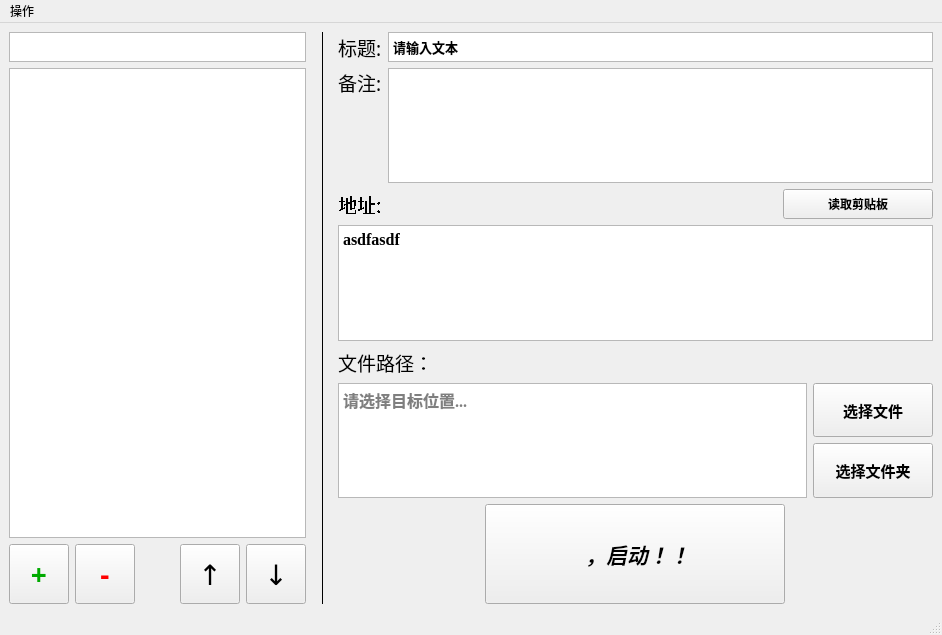
<?xml version="1.0" encoding="UTF-8"?>
<ui version="4.0">
 <class>MainWindow</class>
 <widget class="QMainWindow" name="MainWindow">
  <property name="windowModality">
   <enum>Qt::WindowModality::NonModal</enum>
  </property>
  <property name="geometry">
   <rect>
    <x>0</x>
    <y>0</y>
    <width>942</width>
    <height>635</height>
   </rect>
  </property>
  <property name="sizePolicy">
   <sizepolicy hsizetype="Expanding" vsizetype="Expanding">
    <horstretch>0</horstretch>
    <verstretch>0</verstretch>
   </sizepolicy>
  </property>
  <property name="maximumSize">
   <size>
    <width>999999</width>
    <height>16777215</height>
   </size>
  </property>
  <property name="sizeIncrement">
   <size>
    <width>5</width>
    <height>5</height>
   </size>
  </property>
  <property name="baseSize">
   <size>
    <width>720</width>
    <height>540</height>
   </size>
  </property>
  <property name="windowTitle">
   <string>Pillowe's Toolkit</string>
  </property>
  <property name="windowIcon">
   <iconset>
    <normaloff>E:/icon.ico</normaloff>E:/icon.ico</iconset>
  </property>
  <property name="windowOpacity">
   <double>1.000000000000000</double>
  </property>
  <widget class="QWidget" name="centralwidget">
   <property name="enabled">
    <bool>true</bool>
   </property>
   <property name="autoFillBackground">
    <bool>false</bool>
   </property>
   <layout class="QHBoxLayout" name="horizontalLayout_3" stretch="1,0,2">
    <item>
     <layout class="QVBoxLayout" name="verticalLayout">
      <item>
       <widget class="QPlainTextEdit" name="search">
        <property name="sizePolicy">
         <sizepolicy hsizetype="Expanding" vsizetype="Preferred">
          <horstretch>0</horstretch>
          <verstretch>0</verstretch>
         </sizepolicy>
        </property>
        <property name="minimumSize">
         <size>
          <width>0</width>
          <height>0</height>
         </size>
        </property>
        <property name="maximumSize">
         <size>
          <width>16777215</width>
          <height>30</height>
         </size>
        </property>
        <property name="font">
         <font>
          <family>宋体</family>
          <pointsize>10</pointsize>
          <italic>true</italic>
         </font>
        </property>
        <property name="layoutDirection">
         <enum>Qt::LayoutDirection::RightToLeft</enum>
        </property>
        <property name="frameShape">
         <enum>QFrame::Shape::StyledPanel</enum>
        </property>
        <property name="verticalScrollBarPolicy">
         <enum>Qt::ScrollBarPolicy::ScrollBarAlwaysOff</enum>
        </property>
        <property name="sizeAdjustPolicy">
         <enum>QAbstractScrollArea::SizeAdjustPolicy::AdjustToContents</enum>
        </property>
        <property name="lineWrapMode">
         <enum>QPlainTextEdit::LineWrapMode::NoWrap</enum>
        </property>
        <property name="plainText">
         <string/>
        </property>
        <property name="placeholderText">
         <string>搜索...</string>
        </property>
       </widget>
      </item>
      <item>
       <widget class="QListView" name="itemlist">
        <property name="sizePolicy">
         <sizepolicy hsizetype="MinimumExpanding" vsizetype="Expanding">
          <horstretch>0</horstretch>
          <verstretch>0</verstretch>
         </sizepolicy>
        </property>
        <property name="minimumSize">
         <size>
          <width>200</width>
          <height>0</height>
         </size>
        </property>
        <property name="font">
         <font>
          <family>Microsoft YaHei</family>
          <pointsize>12</pointsize>
          <bold>true</bold>
          <stylestrategy>PreferAntialias</stylestrategy>
         </font>
        </property>
        <property name="acceptDrops">
         <bool>true</bool>
        </property>
        <property name="layoutDirection">
         <enum>Qt::LayoutDirection::LeftToRight</enum>
        </property>
        <property name="autoFillBackground">
         <bool>false</bool>
        </property>
        <property name="frameShadow">
         <enum>QFrame::Shadow::Plain</enum>
        </property>
        <property name="verticalScrollBarPolicy">
         <enum>Qt::ScrollBarPolicy::ScrollBarAsNeeded</enum>
        </property>
        <property name="autoScroll">
         <bool>true</bool>
        </property>
        <property name="editTriggers">
         <set>QAbstractItemView::EditTrigger::DoubleClicked|QAbstractItemView::EditTrigger::EditKeyPressed</set>
        </property>
        <property name="showDropIndicator" stdset="0">
         <bool>true</bool>
        </property>
        <property name="dragEnabled">
         <bool>true</bool>
        </property>
        <property name="dragDropOverwriteMode">
         <bool>false</bool>
        </property>
        <property name="dragDropMode">
         <enum>QAbstractItemView::DragDropMode::InternalMove</enum>
        </property>
        <property name="defaultDropAction">
         <enum>Qt::DropAction::MoveAction</enum>
        </property>
        <property name="alternatingRowColors">
         <bool>true</bool>
        </property>
        <property name="selectionMode">
         <enum>QAbstractItemView::SelectionMode::SingleSelection</enum>
        </property>
        <property name="iconSize">
         <size>
          <width>30</width>
          <height>30</height>
         </size>
        </property>
        <property name="textElideMode">
         <enum>Qt::TextElideMode::ElideRight</enum>
        </property>
        <property name="verticalScrollMode">
         <enum>QAbstractItemView::ScrollMode::ScrollPerPixel</enum>
        </property>
        <property name="horizontalScrollMode">
         <enum>QAbstractItemView::ScrollMode::ScrollPerPixel</enum>
        </property>
        <property name="movement">
         <enum>QListView::Movement::Snap</enum>
        </property>
        <property name="resizeMode">
         <enum>QListView::ResizeMode::Adjust</enum>
        </property>
        <property name="layoutMode">
         <enum>QListView::LayoutMode::SinglePass</enum>
        </property>
        <property name="batchSize">
         <number>100</number>
        </property>
        <property name="wordWrap">
         <bool>false</bool>
        </property>
       </widget>
      </item>
      <item>
       <layout class="QHBoxLayout" name="horizontalLayout" stretch="1,1,6,1,1">
        <item>
         <widget class="QPushButton" name="appendbtn">
          <property name="sizePolicy">
           <sizepolicy hsizetype="Preferred" vsizetype="Fixed">
            <horstretch>0</horstretch>
            <verstretch>0</verstretch>
           </sizepolicy>
          </property>
          <property name="maximumSize">
           <size>
            <width>60</width>
            <height>60</height>
           </size>
          </property>
          <property name="palette">
           <palette>
            <active>
             <colorrole role="Text">
              <brush brushstyle="SolidPattern">
               <color alpha="255">
                <red>0</red>
                <green>170</green>
                <blue>0</blue>
               </color>
              </brush>
             </colorrole>
             <colorrole role="ButtonText">
              <brush brushstyle="SolidPattern">
               <color alpha="255">
                <red>0</red>
                <green>170</green>
                <blue>0</blue>
               </color>
              </brush>
             </colorrole>
             <colorrole role="PlaceholderText">
              <brush brushstyle="SolidPattern">
               <color alpha="128">
                <red>0</red>
                <green>170</green>
                <blue>0</blue>
               </color>
              </brush>
             </colorrole>
            </active>
            <inactive>
             <colorrole role="Text">
              <brush brushstyle="SolidPattern">
               <color alpha="255">
                <red>0</red>
                <green>170</green>
                <blue>0</blue>
               </color>
              </brush>
             </colorrole>
             <colorrole role="ButtonText">
              <brush brushstyle="SolidPattern">
               <color alpha="255">
                <red>0</red>
                <green>170</green>
                <blue>0</blue>
               </color>
              </brush>
             </colorrole>
             <colorrole role="PlaceholderText">
              <brush brushstyle="SolidPattern">
               <color alpha="128">
                <red>0</red>
                <green>170</green>
                <blue>0</blue>
               </color>
              </brush>
             </colorrole>
            </inactive>
            <disabled>
             <colorrole role="Text">
              <brush brushstyle="SolidPattern">
               <color alpha="255">
                <red>120</red>
                <green>120</green>
                <blue>120</blue>
               </color>
              </brush>
             </colorrole>
             <colorrole role="ButtonText">
              <brush brushstyle="SolidPattern">
               <color alpha="255">
                <red>120</red>
                <green>120</green>
                <blue>120</blue>
               </color>
              </brush>
             </colorrole>
             <colorrole role="PlaceholderText">
              <brush brushstyle="SolidPattern">
               <color alpha="128">
                <red>0</red>
                <green>0</green>
                <blue>0</blue>
               </color>
              </brush>
             </colorrole>
            </disabled>
           </palette>
          </property>
          <property name="font">
           <font>
            <family>宋体</family>
            <pointsize>21</pointsize>
            <bold>true</bold>
           </font>
          </property>
          <property name="tabletTracking">
           <bool>true</bool>
          </property>
          <property name="text">
           <string>+</string>
          </property>
         </widget>
        </item>
        <item>
         <widget class="QPushButton" name="removebtn">
          <property name="sizePolicy">
           <sizepolicy hsizetype="Preferred" vsizetype="Fixed">
            <horstretch>0</horstretch>
            <verstretch>0</verstretch>
           </sizepolicy>
          </property>
          <property name="maximumSize">
           <size>
            <width>60</width>
            <height>60</height>
           </size>
          </property>
          <property name="palette">
           <palette>
            <active>
             <colorrole role="ButtonText">
              <brush brushstyle="SolidPattern">
               <color alpha="255">
                <red>255</red>
                <green>0</green>
                <blue>0</blue>
               </color>
              </brush>
             </colorrole>
            </active>
            <inactive>
             <colorrole role="ButtonText">
              <brush brushstyle="SolidPattern">
               <color alpha="255">
                <red>255</red>
                <green>0</green>
                <blue>0</blue>
               </color>
              </brush>
             </colorrole>
            </inactive>
            <disabled>
             <colorrole role="ButtonText">
              <brush brushstyle="SolidPattern">
               <color alpha="255">
                <red>120</red>
                <green>120</green>
                <blue>120</blue>
               </color>
              </brush>
             </colorrole>
            </disabled>
           </palette>
          </property>
          <property name="font">
           <font>
            <family>宋体</family>
            <pointsize>21</pointsize>
            <bold>true</bold>
           </font>
          </property>
          <property name="tabletTracking">
           <bool>true</bool>
          </property>
          <property name="text">
           <string>-</string>
          </property>
          <property name="shortcut">
           <string>Del</string>
          </property>
         </widget>
        </item>
        <item>
         <spacer name="verticalSpacer_2">
          <property name="orientation">
           <enum>Qt::Orientation::Horizontal</enum>
          </property>
          <property name="sizeType">
           <enum>QSizePolicy::Policy::Expanding</enum>
          </property>
          <property name="sizeHint" stdset="0">
           <size>
            <width>100</width>
            <height>60</height>
           </size>
          </property>
         </spacer>
        </item>
        <item>
         <widget class="QPushButton" name="upbtn">
          <property name="sizePolicy">
           <sizepolicy hsizetype="Preferred" vsizetype="Fixed">
            <horstretch>0</horstretch>
            <verstretch>0</verstretch>
           </sizepolicy>
          </property>
          <property name="maximumSize">
           <size>
            <width>60</width>
            <height>60</height>
           </size>
          </property>
          <property name="font">
           <font>
            <family>宋体</family>
            <pointsize>21</pointsize>
           </font>
          </property>
          <property name="text">
           <string>↑</string>
          </property>
         </widget>
        </item>
        <item>
         <widget class="QPushButton" name="downbtn">
          <property name="sizePolicy">
           <sizepolicy hsizetype="Preferred" vsizetype="Fixed">
            <horstretch>0</horstretch>
            <verstretch>0</verstretch>
           </sizepolicy>
          </property>
          <property name="maximumSize">
           <size>
            <width>60</width>
            <height>60</height>
           </size>
          </property>
          <property name="font">
           <font>
            <family>宋体</family>
            <pointsize>21</pointsize>
           </font>
          </property>
          <property name="text">
           <string>↓</string>
          </property>
         </widget>
        </item>
       </layout>
      </item>
     </layout>
    </item>
    <item alignment="Qt::AlignmentFlag::AlignHCenter">
     <widget class="Line" name="line">
      <property name="minimumSize">
       <size>
        <width>20</width>
        <height>0</height>
       </size>
      </property>
      <property name="frameShadow">
       <enum>QFrame::Shadow::Plain</enum>
      </property>
      <property name="midLineWidth">
       <number>0</number>
      </property>
      <property name="orientation">
       <enum>Qt::Orientation::Vertical</enum>
      </property>
     </widget>
    </item>
    <item>
     <layout class="QVBoxLayout" name="verticalLayout_2">
      <item>
       <layout class="QHBoxLayout" name="horizontalLayout_2">
        <item>
         <widget class="QLabel" name="label_3">
          <property name="sizePolicy">
           <sizepolicy hsizetype="Maximum" vsizetype="Maximum">
            <horstretch>0</horstretch>
            <verstretch>0</verstretch>
           </sizepolicy>
          </property>
          <property name="maximumSize">
           <size>
            <width>16777215</width>
            <height>40</height>
           </size>
          </property>
          <property name="font">
           <font>
            <family>Microsoft YaHei</family>
            <pointsize>14</pointsize>
            <stylestrategy>PreferAntialias</stylestrategy>
           </font>
          </property>
          <property name="text">
           <string>标题:</string>
          </property>
         </widget>
        </item>
        <item>
         <widget class="QPlainTextEdit" name="titleinput">
          <property name="sizePolicy">
           <sizepolicy hsizetype="Expanding" vsizetype="Minimum">
            <horstretch>0</horstretch>
            <verstretch>0</verstretch>
           </sizepolicy>
          </property>
          <property name="minimumSize">
           <size>
            <width>0</width>
            <height>30</height>
           </size>
          </property>
          <property name="maximumSize">
           <size>
            <width>16777215</width>
            <height>50</height>
           </size>
          </property>
          <property name="font">
           <font>
            <family>Microsoft YaHei</family>
            <pointsize>10</pointsize>
            <bold>true</bold>
            <stylestrategy>PreferAntialias</stylestrategy>
           </font>
          </property>
          <property name="tabletTracking">
           <bool>true</bool>
          </property>
          <property name="focusPolicy">
           <enum>Qt::FocusPolicy::StrongFocus</enum>
          </property>
          <property name="acceptDrops">
           <bool>true</bool>
          </property>
          <property name="inputMethodHints">
           <set>Qt::InputMethodHint::ImhMultiLine</set>
          </property>
          <property name="frameShape">
           <enum>QFrame::Shape::StyledPanel</enum>
          </property>
          <property name="frameShadow">
           <enum>QFrame::Shadow::Plain</enum>
          </property>
          <property name="lineWidth">
           <number>0</number>
          </property>
          <property name="midLineWidth">
           <number>0</number>
          </property>
          <property name="verticalScrollBarPolicy">
           <enum>Qt::ScrollBarPolicy::ScrollBarAlwaysOff</enum>
          </property>
          <property name="tabChangesFocus">
           <bool>true</bool>
          </property>
          <property name="lineWrapMode">
           <enum>QPlainTextEdit::LineWrapMode::NoWrap</enum>
          </property>
          <property name="readOnly">
           <bool>false</bool>
          </property>
          <property name="plainText">
           <string>请输入文本</string>
          </property>
          <property name="backgroundVisible">
           <bool>false</bool>
          </property>
          <property name="placeholderText">
           <string>可输入标题...</string>
          </property>
         </widget>
        </item>
       </layout>
      </item>
      <item>
       <layout class="QHBoxLayout" name="horizontalLayout_5">
        <item alignment="Qt::AlignmentFlag::AlignTop">
         <widget class="QLabel" name="label_13">
          <property name="sizePolicy">
           <sizepolicy hsizetype="Maximum" vsizetype="Maximum">
            <horstretch>0</horstretch>
            <verstretch>0</verstretch>
           </sizepolicy>
          </property>
          <property name="maximumSize">
           <size>
            <width>16777215</width>
            <height>40</height>
           </size>
          </property>
          <property name="font">
           <font>
            <family>Microsoft YaHei</family>
            <pointsize>14</pointsize>
            <stylestrategy>PreferAntialias</stylestrategy>
           </font>
          </property>
          <property name="text">
           <string>备注:</string>
          </property>
         </widget>
        </item>
        <item>
         <widget class="QPlainTextEdit" name="noteinput">
          <property name="sizePolicy">
           <sizepolicy hsizetype="Expanding" vsizetype="Expanding">
            <horstretch>0</horstretch>
            <verstretch>0</verstretch>
           </sizepolicy>
          </property>
          <property name="minimumSize">
           <size>
            <width>0</width>
            <height>100</height>
           </size>
          </property>
          <property name="maximumSize">
           <size>
            <width>16777215</width>
            <height>200</height>
           </size>
          </property>
          <property name="font">
           <font>
            <family>Microsoft YaHei</family>
            <pointsize>10</pointsize>
            <italic>true</italic>
            <bold>true</bold>
            <stylestrategy>PreferAntialias</stylestrategy>
           </font>
          </property>
          <property name="tabletTracking">
           <bool>true</bool>
          </property>
          <property name="focusPolicy">
           <enum>Qt::FocusPolicy::StrongFocus</enum>
          </property>
          <property name="acceptDrops">
           <bool>true</bool>
          </property>
          <property name="inputMethodHints">
           <set>Qt::InputMethodHint::ImhMultiLine</set>
          </property>
          <property name="frameShape">
           <enum>QFrame::Shape::StyledPanel</enum>
          </property>
          <property name="frameShadow">
           <enum>QFrame::Shadow::Plain</enum>
          </property>
          <property name="verticalScrollBarPolicy">
           <enum>Qt::ScrollBarPolicy::ScrollBarAsNeeded</enum>
          </property>
          <property name="tabChangesFocus">
           <bool>true</bool>
          </property>
          <property name="lineWrapMode">
           <enum>QPlainTextEdit::LineWrapMode::NoWrap</enum>
          </property>
          <property name="readOnly">
           <bool>false</bool>
          </property>
          <property name="plainText">
           <string/>
          </property>
          <property name="backgroundVisible">
           <bool>false</bool>
          </property>
          <property name="placeholderText">
           <string>可输入备注...</string>
          </property>
         </widget>
        </item>
       </layout>
      </item>
      <item>
       <layout class="QGridLayout" name="gridLayout_2">
        <item row="1" column="0" rowspan="2" colspan="2">
         <widget class="QTextBrowser" name="sitelbl">
          <property name="enabled">
           <bool>true</bool>
          </property>
          <property name="sizePolicy">
           <sizepolicy hsizetype="Preferred" vsizetype="Preferred">
            <horstretch>0</horstretch>
            <verstretch>0</verstretch>
           </sizepolicy>
          </property>
          <property name="maximumSize">
           <size>
            <width>16777215</width>
            <height>20000</height>
           </size>
          </property>
          <property name="font">
           <font>
            <family>Times New Roman</family>
            <pointsize>12</pointsize>
            <bold>false</bold>
            <stylestrategy>PreferAntialias</stylestrategy>
           </font>
          </property>
          <property name="tabletTracking">
           <bool>true</bool>
          </property>
          <property name="frameShape">
           <enum>QFrame::Shape::StyledPanel</enum>
          </property>
          <property name="frameShadow">
           <enum>QFrame::Shadow::Plain</enum>
          </property>
          <property name="tabChangesFocus">
           <bool>true</bool>
          </property>
          <property name="html">
           <string>&lt;!DOCTYPE HTML PUBLIC &quot;-//W3C//DTD HTML 4.0//EN&quot; &quot;http://www.w3.org/TR/REC-html40/strict.dtd&quot;&gt;
&lt;html&gt;&lt;head&gt;&lt;meta name=&quot;qrichtext&quot; content=&quot;1&quot; /&gt;&lt;meta charset=&quot;utf-8&quot; /&gt;&lt;style type=&quot;text/css&quot;&gt;
p, li { white-space: pre-wrap; }
hr { height: 1px; border-width: 0; }
li.unchecked::marker { content: &quot;\2610&quot;; }
li.checked::marker { content: &quot;\2612&quot;; }
&lt;/style&gt;&lt;/head&gt;&lt;body style=&quot; font-family:'Times New Roman'; font-size:12pt; font-weight:400; font-style:normal;&quot;&gt;
&lt;p style=&quot; margin-top:0px; margin-bottom:0px; margin-left:0px; margin-right:0px; -qt-block-indent:0; text-indent:0px;&quot;&gt;&lt;span style=&quot; font-weight:700;&quot;&gt;asdfasdf&lt;/span&gt;&lt;/p&gt;&lt;/body&gt;&lt;/html&gt;</string>
          </property>
          <property name="overwriteMode">
           <bool>false</bool>
          </property>
          <property name="textInteractionFlags">
           <set>Qt::TextInteractionFlag::TextBrowserInteraction</set>
          </property>
          <property name="placeholderText">
           <string>复制该程序官网/文档等网址...</string>
          </property>
          <property name="openExternalLinks">
           <bool>true</bool>
          </property>
         </widget>
        </item>
        <item row="0" column="1">
         <widget class="QPushButton" name="pastebtn">
          <property name="sizePolicy">
           <sizepolicy hsizetype="Minimum" vsizetype="Expanding">
            <horstretch>0</horstretch>
            <verstretch>0</verstretch>
           </sizepolicy>
          </property>
          <property name="maximumSize">
           <size>
            <width>150</width>
            <height>16777215</height>
           </size>
          </property>
          <property name="font">
           <font>
            <family>宋体</family>
            <pointsize>9</pointsize>
            <bold>true</bold>
            <stylestrategy>PreferAntialias</stylestrategy>
           </font>
          </property>
          <property name="tabletTracking">
           <bool>true</bool>
          </property>
          <property name="text">
           <string>读取剪贴板</string>
          </property>
          <property name="default">
           <bool>false</bool>
          </property>
          <property name="flat">
           <bool>false</bool>
          </property>
         </widget>
        </item>
        <item row="0" column="0">
         <widget class="QLabel" name="label">
          <property name="minimumSize">
           <size>
            <width>0</width>
            <height>30</height>
           </size>
          </property>
          <property name="maximumSize">
           <size>
            <width>16777215</width>
            <height>40</height>
           </size>
          </property>
          <property name="font">
           <font>
            <family>Microsoft YaHei</family>
            <pointsize>14</pointsize>
            <stylestrategy>NoAntialias</stylestrategy>
            <kerning>true</kerning>
           </font>
          </property>
          <property name="text">
           <string>地址:</string>
          </property>
         </widget>
        </item>
       </layout>
      </item>
      <item>
       <layout class="QGridLayout" name="gridLayout">
        <item row="2" column="1">
         <widget class="QToolButton" name="folderbtn">
          <property name="sizePolicy">
           <sizepolicy hsizetype="Preferred" vsizetype="Preferred">
            <horstretch>0</horstretch>
            <verstretch>0</verstretch>
           </sizepolicy>
          </property>
          <property name="minimumSize">
           <size>
            <width>120</width>
            <height>50</height>
           </size>
          </property>
          <property name="maximumSize">
           <size>
            <width>200</width>
            <height>200</height>
           </size>
          </property>
          <property name="font">
           <font>
            <family>宋体</family>
            <pointsize>11</pointsize>
            <bold>true</bold>
            <stylestrategy>PreferAntialias</stylestrategy>
           </font>
          </property>
          <property name="tabletTracking">
           <bool>true</bool>
          </property>
          <property name="text">
           <string>选择文件夹</string>
          </property>
         </widget>
        </item>
        <item row="1" column="1">
         <widget class="QToolButton" name="filebtn">
          <property name="sizePolicy">
           <sizepolicy hsizetype="Preferred" vsizetype="Preferred">
            <horstretch>0</horstretch>
            <verstretch>0</verstretch>
           </sizepolicy>
          </property>
          <property name="minimumSize">
           <size>
            <width>120</width>
            <height>50</height>
           </size>
          </property>
          <property name="maximumSize">
           <size>
            <width>200</width>
            <height>200</height>
           </size>
          </property>
          <property name="font">
           <font>
            <family>宋体</family>
            <pointsize>11</pointsize>
            <bold>true</bold>
            <stylestrategy>PreferAntialias</stylestrategy>
           </font>
          </property>
          <property name="tabletTracking">
           <bool>true</bool>
          </property>
          <property name="text">
           <string>选择文件</string>
          </property>
          <property name="popupMode">
           <enum>QToolButton::ToolButtonPopupMode::DelayedPopup</enum>
          </property>
          <property name="toolButtonStyle">
           <enum>Qt::ToolButtonStyle::ToolButtonTextOnly</enum>
          </property>
          <property name="autoRaise">
           <bool>false</bool>
          </property>
          <property name="arrowType">
           <enum>Qt::ArrowType::NoArrow</enum>
          </property>
         </widget>
        </item>
        <item row="0" column="0" colspan="2">
         <widget class="QLabel" name="label_2">
          <property name="minimumSize">
           <size>
            <width>0</width>
            <height>30</height>
           </size>
          </property>
          <property name="maximumSize">
           <size>
            <width>16777215</width>
            <height>40</height>
           </size>
          </property>
          <property name="font">
           <font>
            <family>Microsoft YaHei</family>
            <pointsize>14</pointsize>
            <stylestrategy>PreferAntialias</stylestrategy>
           </font>
          </property>
          <property name="text">
           <string>文件路径：</string>
          </property>
          <property name="alignment">
           <set>Qt::AlignmentFlag::AlignBottom|Qt::AlignmentFlag::AlignLeading|Qt::AlignmentFlag::AlignLeft</set>
          </property>
         </widget>
        </item>
        <item row="1" column="0" rowspan="2">
         <widget class="QPlainTextEdit" name="pathlbl">
          <property name="enabled">
           <bool>true</bool>
          </property>
          <property name="sizePolicy">
           <sizepolicy hsizetype="Expanding" vsizetype="Expanding">
            <horstretch>0</horstretch>
            <verstretch>0</verstretch>
           </sizepolicy>
          </property>
          <property name="minimumSize">
           <size>
            <width>0</width>
            <height>0</height>
           </size>
          </property>
          <property name="maximumSize">
           <size>
            <width>16777215</width>
            <height>16777215</height>
           </size>
          </property>
          <property name="font">
           <font>
            <family>Times New Roman</family>
            <pointsize>12</pointsize>
            <bold>true</bold>
            <stylestrategy>PreferAntialias</stylestrategy>
           </font>
          </property>
          <property name="frameShape">
           <enum>QFrame::Shape::StyledPanel</enum>
          </property>
          <property name="frameShadow">
           <enum>QFrame::Shadow::Plain</enum>
          </property>
          <property name="readOnly">
           <bool>true</bool>
          </property>
          <property name="placeholderText">
           <string>请选择目标位置...</string>
          </property>
         </widget>
        </item>
       </layout>
      </item>
      <item alignment="Qt::AlignmentFlag::AlignHCenter|Qt::AlignmentFlag::AlignVCenter">
       <widget class="QPushButton" name="executebtn">
        <property name="sizePolicy">
         <sizepolicy hsizetype="Expanding" vsizetype="Expanding">
          <horstretch>5</horstretch>
          <verstretch>5</verstretch>
         </sizepolicy>
        </property>
        <property name="minimumSize">
         <size>
          <width>300</width>
          <height>100</height>
         </size>
        </property>
        <property name="maximumSize">
         <size>
          <width>450</width>
          <height>200</height>
         </size>
        </property>
        <property name="sizeIncrement">
         <size>
          <width>3</width>
          <height>3</height>
         </size>
        </property>
        <property name="baseSize">
         <size>
          <width>3</width>
          <height>3</height>
         </size>
        </property>
        <property name="font">
         <font>
          <family>宋体</family>
          <pointsize>16</pointsize>
          <italic>true</italic>
          <bold>true</bold>
          <stylestrategy>PreferAntialias</stylestrategy>
         </font>
        </property>
        <property name="tabletTracking">
         <bool>true</bool>
        </property>
        <property name="styleSheet">
         <string notr="true">text-align: center;
icon-align: center;
spacing: 100px;</string>
        </property>
        <property name="text">
         <string> ，启动！！</string>
        </property>
        <property name="iconSize">
         <size>
          <width>64</width>
          <height>64</height>
         </size>
        </property>
        <property name="shortcut">
         <string>Return</string>
        </property>
        <property name="autoDefault">
         <bool>false</bool>
        </property>
        <property name="default">
         <bool>false</bool>
        </property>
        <property name="flat">
         <bool>false</bool>
        </property>
       </widget>
      </item>
     </layout>
    </item>
   </layout>
  </widget>
  <widget class="QMenuBar" name="menubar">
   <property name="geometry">
    <rect>
     <x>0</x>
     <y>0</y>
     <width>942</width>
     <height>33</height>
    </rect>
   </property>
   <widget class="QMenu" name="menu">
    <property name="title">
     <string>操作</string>
    </property>
    <widget class="QMenu" name="menu_2">
     <property name="title">
      <string>关于</string>
     </property>
     <widget class="QMenu" name="menu_3">
      <property name="title">
       <string>关于</string>
      </property>
      <widget class="QMenu" name="menu_4">
       <property name="title">
        <string>关于</string>
       </property>
       <widget class="QMenu" name="menu_5">
        <property name="title">
         <string>关于</string>
        </property>
        <widget class="QMenu" name="menu_6">
         <property name="title">
          <string>关于</string>
         </property>
         <widget class="QMenu" name="menu_7">
          <property name="title">
           <string>关于</string>
          </property>
          <addaction name="ngguu"/>
         </widget>
         <addaction name="menu_7"/>
        </widget>
        <addaction name="menu_6"/>
       </widget>
       <addaction name="menu_5"/>
      </widget>
      <addaction name="menu_4"/>
     </widget>
     <addaction name="menu_3"/>
    </widget>
    <addaction name="changelog"/>
    <addaction name="settings"/>
    <addaction name="menu_2"/>
    <addaction name="separator"/>
    <addaction name="exit"/>
   </widget>
   <addaction name="menu"/>
  </widget>
  <widget class="QStatusBar" name="statusbar"/>
  <action name="ngguu">
   <property name="text">
    <string>关于</string>
   </property>
  </action>
  <action name="changelog">
   <property name="text">
    <string>更新日志</string>
   </property>
  </action>
  <action name="settings">
   <property name="text">
    <string>设置</string>
   </property>
  </action>
  <action name="exit">
   <property name="text">
    <string>退出</string>
   </property>
  </action>
 </widget>
 <resources/>
 <connections>
  <connection>
   <sender>sitelbl</sender>
   <signal>anchorClicked(QUrl)</signal>
   <receiver>sitelbl</receiver>
   <slot>reload()</slot>
   <hints>
    <hint type="sourcelabel">
     <x>570</x>
     <y>177</y>
    </hint>
    <hint type="destinationlabel">
     <x>570</x>
     <y>177</y>
    </hint>
   </hints>
  </connection>
 </connections>
</ui>
